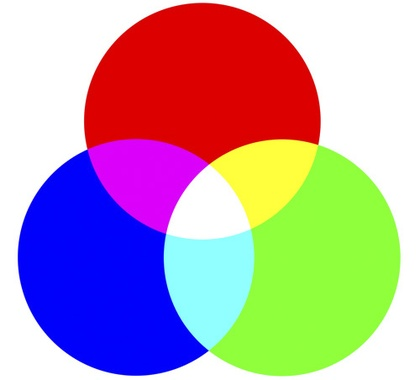
%> input picture image.jpg, 420 x 380 px, shrunk from 500 x 452 before the run
$ octave histogramme.m   (GNU Octave 9; MATLAB toolbox functions it lacks are replaced by stand-ins)
%> lines starting %> are read from the running program, lines starting %| are printed output that depends on the picture
%Histogramme sur une image en niveau de gris

clear all;
close all;
clear figure
[image, chemin] = uigetfile('*.jpg','Choisir l''image à transformer:');  %l'utilisateur choisit l'image à transformer
%> the answer given: image.jpg
if ~image
   error('Aucun fichier n''a Ã©tÃ© dÃ©signÃ© !')
end
mat=uint8(imread(image));
%> mat is the input picture: size 380x420x3 uint8; mean R, G, B 182.6, 159.4, 170.2
image_i=rgb2gray(mat); %fonction rgb to gray de MATLAB
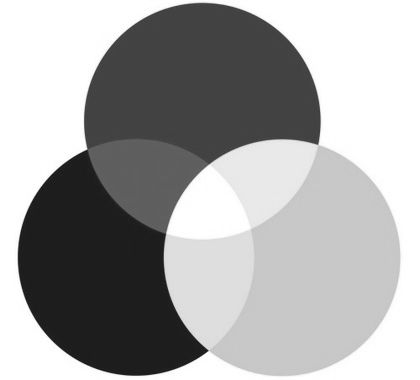
%> image_i: size 380x420 uint8; min 23, max 255, mean 167.7

%Création du tableau Histogramme

histo= zeros(256,1);

for i=1:size(image_i,1)
    for j=1:size(image_i,2)
        histo(image_i(i,j)+1)=histo(image_i(i,j)+1)+1;
    end
end
%> after the loop, histo = 256 values, max 54600 at index 255, min 0 at index 1, mean 623.4

%Mon histogramme
subplot(1,2,1)
imhist(image_i,256);
title('Histogramme Matlab')

subplot(1,2,2)
hist(histo);
title('Notre Histogramme')
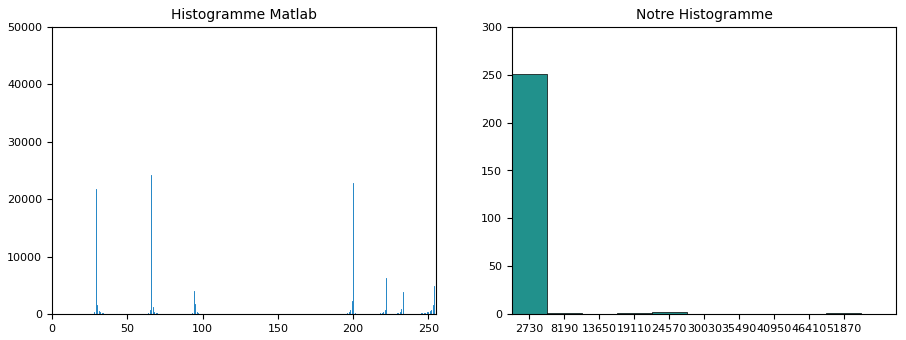
%> figure redrawn from the program's plot data, 2 panels; panel 1: highest point at x = 255, y = 49752; panel 2: tallest bar 251 high, from x = 0 to 5460
